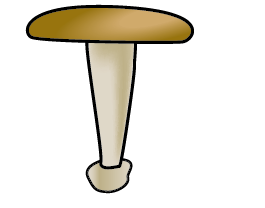
#> input picture CV_NLP_Basic_Format/Q1/images/0.png, 265 x 208 px; its folder holds 4 pictures in this run
$ jupyter execute --allow-errors Q1_Decision_Tree.ipynb   (shell and % lines are left out)
#> lines starting #> are read from the running program, lines starting #| are printed output that depends on the picture
### CV_NLP_Basic_Format/Q1/utils.py
from PIL import Image
import networkx as nx
import matplotlib.pyplot as plt
from networkx.drawing.nx_pydot import graphviz_layout

def generate_node_image(node_indices):
    image_paths = ["images/%d.png" % idx for idx in node_indices]
    images = [Image.open(x) for x in image_paths]
    widths, heights = zip(*(i.size for i in images))

    total_width = sum(widths)
    max_height = max(heights)

    new_im = Image.new('RGB', (total_width, max_height))

    x_offset = 0
    for im in images:
        new_im.paste(im, (x_offset,0))
        x_offset += im.size[0]

    new_im = new_im.resize((int(total_width*len(node_indices)/10), int(max_height*len(node_indices)/10)))

    return new_im


# [35 lines left out: function generate_split_viz, not called in this run]


def generate_tree_viz(root_indices, y, tree):

    G=nx.DiGraph()


    G.add_node(0,image= generate_node_image(root_indices))
    idx = 1
    root = 0

    num_images = [len(root_indices)]

    feature_name = ["Brown Cap", "Tapering Stalk Shape", "Solitary"]
    y_name = ["Poisonous","Edible"]

    decision_names = []
    leaf_names = []

    for i, level in enumerate(tree):
        indices_list = level[:2]
        for indices in indices_list:
            G.add_node(idx,image= generate_node_image(indices))
            G.add_edge(root, idx)

            # For visualization
            num_images.append(len(indices))
            idx += 1
            if i > 0:
                leaf_names.append("Leaf node: %s" % y_name[max(y[indices])])

        decision_names.append("Split on: %s" % feature_name[level[2]])
        root += 1


    node_names = decision_names + leaf_names
    pos = graphviz_layout(G, prog="dot")

    fig=plt.figure(figsize=(14, 10))
    ax=plt.subplot(111)
    ax.set_aspect('equal')
    nx.draw_networkx_edges(G,pos,ax=ax, arrows=True, arrowsize=40)

    trans=ax.transData.transform
    trans2=fig.transFigure.inverted().transform

    for idx, n in enumerate(G):
        xx,yy=trans(pos[n]) # figure coordinates
        xa,ya=trans2((xx,yy)) # axes coordinates
        piesize = num_images[idx]/25
        p2=piesize/2.0
        a = plt.axes([xa-p2,ya-p2, piesize, piesize])
        a.set_aspect('equal')
        a.imshow(G.nodes[n]['image'])
        a.axis('off')
        a.set_title(node_names[idx], y=-0.8, fontsize=13, loc="left")
    ax.axis('off')
    plt.show()

### CV_NLP_Basic_Format/Q1/Q1_Decision_Tree.ipynb
# Q1 Decision Trees

In this exercise, you will implement a decision tree from scratch and apply it to the task of classifying whether a mushroom is edible or poisonous.

# Outline
- [ 1 - Packages ](#1)
- [ 2 -  Problem Statement](#2)
- [ 3 - Dataset](#3)
  - [ 3.1 One hot encoded dataset](#3.1)
- [ 4 - Decision Tree Refresher](#4)
  - [ 4.1  Calculate entropy](#4.1)
    - [ Exercise 1](#ex01)
  - [ 4.2  Split dataset](#4.2)
    - [ Exercise 2](#ex02)
  - [ 4.3  Calculate information gain](#4.3)
    - [ Exercise 3](#ex03)
  - [ 4.4  Get best split](#4.4)
    - [ Exercise 4](#ex04)
- [ 5 - Building the tree](#5)

<a name="1"></a>
## 1 - Packages

First, let's run the cell below to import all the packages that you will need during this assignment.
- [numpy](https://www.numpy.org) is the fundamental package for working with matrices in Python.
- [matplotlib](https://matplotlib.org) is a famous library to plot graphs in Python.
- ``utils.py`` contains helper functions for this assignment. You do not need to modify code in this file.

[cell 1]
import numpy as np
import matplotlib.pyplot as plt
from utils import *

<a name="2"></a>
## 2 -  Problem Statement

Suppose you are starting a company that grows and sells wild mushrooms.
- Since not all mushrooms are edible, you'd like to be able to tell whether a given mushroom is edible or poisonous based on its physical attributes
- You have some existing data that you can use for this task.

Can you use the data to help you identify which mushrooms can be sold safely?

Note: The dataset used is for illustrative purposes only. It is not meant to be a guide on identifying edible mushrooms.

<a name="3"></a>
## 3 - Dataset

You will start by loading the dataset for this task. The dataset you have collected is as follows:

|                                                     | Cap Color | Stalk Shape | Solitary | Edible |
|:---------------------------------------------------:|:---------:|:-----------:|:--------:|:------:|
|  |   Brown   |   Tapering  |    Yes   |    1   |
|  |   Brown   |  Enlarging  |    Yes   |    1   |
|  |   Brown   |  Enlarging  |    No    |    0   |
|  |   Brown   |  Enlarging  |    No    |    0   |
|  |   Brown   |   Tapering  |    Yes   |    1   |
|  |    Red    |   Tapering  |    Yes   |    0   |
|  |    Red    |  Enlarging  |    No    |    0   |
|  |   Brown   |  Enlarging  |    Yes   |    1   |
|  |    Red    |   Tapering  |    No    |    1   |
|  |   Brown   |  Enlarging  |    No    |    0   |

-  You have 10 examples of mushrooms. For each example, you have
    - Three features
        - Cap Color (`Brown` or `Red`),
        - Stalk Shape (`Tapering (as in \/)` or `Enlarging (as in /\)`), and
        - Solitary (`Yes` or `No`)
    - Label
        - Edible (`1` indicating yes or `0` indicating poisonous)

<a name="3.1"></a>
### 3.1 One hot encoded dataset
For ease of implementation, we have one-hot encoded the features (turned them into 0 or 1 valued features)

|                                                    | Brown Cap | Tapering Stalk Shape | Solitary | Edible |
|:--------------------------------------------------:|:---------:|:--------------------:|:--------:|:------:|
|  |     1     |           1          |     1    |    1   |
|  |     1     |           0          |     1    |    1   |
|  |     1     |           0          |     0    |    0   |
|  |     1     |           0          |     0    |    0   |
|  |     1     |           1          |     1    |    1   |
|  |     0     |           1          |     1    |    0   |
|  |     0     |           0          |     0    |    0   |
|  |     1     |           0          |     1    |    1   |
|  |     0     |           1          |     0    |    1   |
|  |     1     |           0          |     0    |    0   |

Therefore,
- `X_train` contains three features for each example
    - Brown Color (A value of `1` indicates "Brown" cap color and `0` indicates "Red" cap color)
    - Tapering Shape (A value of `1` indicates "Tapering Stalk Shape" and `0` indicates "Enlarging" stalk shape)
    - Solitary  (A value of `1` indicates "Yes" and `0` indicates "No")

- `y_train` is whether the mushroom is edible
    - `y = 1` indicates edible
    - `y = 0` indicates poisonous

[cell 2]
X_train = np.array([[1,1,1],[1,0,1],[1,0,0],[1,0,0],[1,1,1],[0,1,1],[0,0,0],[1,0,1],[0,1,0],[1,0,0]])
y_train = np.array([1,1,0,0,1,0,0,1,1,0])

#### View the variables
Let's get more familiar with your dataset.
- A good place to start is to just print out each variable and see what it contains.

The code below prints the first few elements of `X_train` and the type of the variable.

[cell 3]
print("First few elements of X_train:\n", X_train[:5])
print("Type of X_train:",type(X_train))

Now, let's do the same for `y_train`

[cell 4]
print("First few elements of y_train:", y_train[:5])
print("Type of y_train:",type(y_train))

#### Check the dimensions of your variables

Another useful way to get familiar with your data is to view its dimensions.

Please print the shape of `X_train` and `y_train` and see how many training examples you have in your dataset.

[cell 5]
print ('The shape of X_train is:', X_train.shape)
print ('The shape of y_train is: ', y_train.shape)
print ('Number of training examples (m):', len(X_train))

<a name="4"></a>
## 4 - Decision Tree Refresher

Next, you will build a decision tree based on the dataset provided.

- Recall that the steps for building a decision tree are as follows:
    - Start with all examples at the root node
    - Calculate information gain for splitting on all possible features, and pick the one with the highest information gain
    - Split dataset according to the selected feature, and create left and right branches of the tree
    - Keep repeating splitting process until stopping criteria is met


- In this question, you'll implement the following functions, which will let you split a node into left and right branches using the feature with the highest information gain
    - Calculate the entropy at a node
    - Split the dataset at a node into left and right branches based on a given feature
    - Calculate the information gain from splitting on a given feature
    - Choose the feature that maximizes information gain

- We'll then use the helper functions you've implemented to build a decision tree by repeating the splitting process until the stopping criteria is met
    - For this question, the stopping criteria we've chosen is setting a maximum depth of 2

<a name="4.1"></a>
### 4.1  Calculate entropy

First, you'll write a helper function called `compute_entropy` that computes the entropy (measure of impurity) at a node.
- The function takes in a numpy array (`y`) that indicates whether the examples in that node are edible (`1`) or poisonous(`0`)

Complete the `compute_entropy()` function below to:
* Compute $p_1$, which is the fraction of examples that are edible (i.e. have value = `1` in `y`)
* The entropy is then calculated as

$$H(p_1) = -p_1 \text{log}_2(p_1) - (1- p_1) \text{log}_2(1- p_1)$$
* Note
    * The log is calculated with base $2$

Please complete the `compute_entropy()` function using the previous instructions.

[cell 6]
def compute_entropy(y):
    """
    Computes the entropy for

    Args:
       y (ndarray): Numpy array indicating whether each example at a node is
           edible (`1`) or poisonous (`0`)

    Returns:
        entropy (float): Entropy at that node

    """
    # You need to return the following variables correctly

    ### START CODE HERE ###
    if len(y) == 0:
        return 0.
    y_1 = np.sum(y) / len(y)
    if y_1 == 0 or y_1 == 1:
        return 0.
    entropy = - y_1 * np.log2(y_1) - (1 - y_1) * np.log2(y_1)


    ### END CODE HERE ###

    return entropy

<a name="4.2"></a>
### 4.2  Split dataset

Next, you'll write a helper function called `split_dataset` that takes in the data at a node and a feature to split on and splits it into left and right branches. Later in the lab, you'll implement code to calculate how good the split is.

- The function takes in the training data, the list of indices of data points at that node, along with the feature to split on.
- It splits the data and returns the subset of indices at the left and the right branch.
- For example, say we're starting at the root node (so `node_indices = [0,1,2,3,4,5,6,7,8,9]`), and we chose to split on feature `0`, which is whether or not the example has a brown cap.
    - The output of the function is then, `left_indices = [0,1,2,3,4,7,9]` (data points with brown cap) and `right_indices = [5,6,8]` (data points without a brown cap)


|       |                                                    | Brown Cap | Tapering Stalk Shape | Solitary | Edible |
|-------|:--------------------------------------------------:|:---------:|:--------------------:|:--------:|:------:|
| 0     |  |     1     |           1          |     1    |    1   |
| 1     |  |     1     |           0          |     1    |    1   |
| 2     |  |     1     |           0          |     0    |    0   |
| 3     |  |     1     |           0          |     0    |    0   |
| 4     |  |     1     |           1          |     1    |    1   |
| 5     |  |     0     |           1          |     1    |    0   |
| 6     |  |     0     |           0          |     0    |    0   |
| 7     |  |     1     |           0          |     1    |    1   |
| 8     |  |     0     |           1          |     0    |    1   |
| 9     |  |     1     |           0          |     0    |    0   |

Please complete the `split_dataset()` function shown below

- For each index in `node_indices`
    - If the value of `X` at that index for that feature is `1`, add the index to `left_indices`
    - If the value of `X` at that index for that feature is `0`, add the index to `right_indices`

[cell 7]
def split_dataset(X, node_indices, feature):
    """
    Splits the data at the given node into
    left and right branches

    Args:
        X (ndarray):             Data matrix of shape(n_samples, n_features)
        node_indices (list):     List containing the active indices. I.e, the samples being considered at this step.
        feature (int):           Index of feature to split on

    Returns:
        left_indices (list):     Indices with feature value == 1
        right_indices (list):    Indices with feature value == 0
    """

    # You need to return the following variables correctly
    left_indices = []
    right_indices = []

    ### START CODE HERE ###
    for node_indice in node_indices:
        if X[node_indice][feature] == 1:
            left_indices.append(node_indice)
        else:
            right_indices.append(node_indice)


    ### END CODE HERE ###

    return left_indices, right_indices

<a name="4.3"></a>
### 4.3  Calculate information gain

Next, you'll write a function called `information_gain` that takes in the training data, the indices at a node and a feature to split on and returns the information gain from the split.

Please complete the `compute_information_gain()` function shown below to compute

$$\text{Information Gain} = H(p_1^\text{node})- (w^{\text{left}}H(p_1^\text{left}) + w^{\text{right}}H(p_1^\text{right}))$$

where
- $H(p_1^\text{node})$ is entropy at the node
- $H(p_1^\text{left})$ and $H(p_1^\text{right})$ are the entropies at the left and the right branches resulting from the split
- $w^{\text{left}}$ and $w^{\text{right}}$ are the proportion of examples at the left and right branch, respectively

Note:
- You can use the `compute_entropy()` function that you implemented above to calculate the entropy
- We've provided some starter code that uses the `split_dataset()` function you implemented above to split the dataset

[cell 8]
def compute_information_gain(X, y, node_indices, feature):

    """
    Compute the information of splitting the node on a given feature

    Args:
        X (ndarray):            Data matrix of shape(n_samples, n_features)
        y (array like):         list or ndarray with n_samples containing the target variable
        node_indices (ndarray): List containing the active indices. I.e, the samples being considered in this step.
        feature (int):           Index of feature to split on

    Returns:
        cost (float):        Cost computed

    """
    # Split dataset
    left_indices, right_indices = split_dataset(X, node_indices, feature)

    # Some useful variables
    X_node, y_node = X[node_indices], y[node_indices]
    X_left, y_left = X[left_indices], y[left_indices]
    X_right, y_right = X[right_indices], y[right_indices]

    # You need to return the following variables correctly

    ### START CODE HERE ###

    information_gain = (compute_entropy(y_node) -
                        ((len(y_left) / len(y_node)) * compute_entropy(y_left) +
                         (len(y_right) / len(y_node)) * compute_entropy(y_right)))


    ### END CODE HERE ###

    return information_gain

<a name="4.4"></a>
### 4.4  Get best split
Now let's write a function to get the best feature to split on by computing the information gain from each feature as we did above and returning the feature that gives the maximum information gain

Please complete the `get_best_split()` function shown below.
- The function takes in the training data, along with the indices of datapoint at that node
- The output of the function is the feature that gives the maximum information gain
    - You can use the `compute_information_gain()` function to iterate through the features and calculate the information for each feature
If you get stuck, you can check out the hints presented after the cell below to help you with the implementation.

[cell 9]
def get_best_split(X, y, node_indices):
    """
    Returns the optimal feature and threshold value
    to split the node data

    Args:
        X (ndarray):            Data matrix of shape(n_samples, n_features)
        y (array like):         list or ndarray with n_samples containing the target variable
        node_indices (ndarray): List containing the active indices. I.e, the samples being considered in this step.

    Returns:
        best_feature (int):     The index of the best feature to split
    """

    # Some useful variables
    num_features = X.shape[1]

    # You need to return the following variables correctly
    max_info = -99999
    best_feature = -99999
    ### START CODE HERE ###

    for i in range(X.shape[1]):
        info = compute_information_gain(X, y, node_indices, i)
        if info > max_info:
            best_feature = i
            max_info = info

    ### END CODE HERE ##

    return best_feature

<a name="5"></a>
## 5 - Building the tree

In this section, we use the functions you implemented above to generate a decision tree by successively picking the best feature to split on until we reach the stopping criteria (maximum depth is 2).

[cell 10]
# Not graded
tree = []

def build_tree_recursive(X, y, node_indices, branch_name, max_depth, current_depth):
    """
    Build a tree using the recursive algorithm that split the dataset into 2 subgroups at each node.
    This function just prints the tree.

    Args:
        X (ndarray):            Data matrix of shape(n_samples, n_features)
        y (array like):         list or ndarray with n_samples containing the target variable
        node_indices (ndarray): List containing the active indices. I.e, the samples being considered in this step.
        branch_name (string):   Name of the branch. ['Root', 'Left', 'Right']
        max_depth (int):        Max depth of the resulting tree.
        current_depth (int):    Current depth. Parameter used during recursive call.

    """

    # Maximum depth reached - stop splitting
    if current_depth == max_depth:
        formatting = " "*current_depth + "-"*current_depth
        print(formatting, "%s leaf node with indices" % branch_name, node_indices)
        return

    # Otherwise, get best split and split the data
    # Get the best feature and threshold at this node
    best_feature = get_best_split(X, y, node_indices)

    formatting = "-"*current_depth
    print("%s Depth %d, %s: Split on feature: %d" % (formatting, current_depth, branch_name, best_feature))

    # Split the dataset at the best feature
    left_indices, right_indices = split_dataset(X, node_indices, best_feature)
    tree.append((left_indices, right_indices, best_feature))

    # continue splitting the left and the right child. Increment current depth
    build_tree_recursive(X, y, left_indices, "Left", max_depth, current_depth+1)
    build_tree_recursive(X, y, right_indices, "Right", max_depth, current_depth+1)

[cell 11]
root_indices = [0, 1, 2, 3, 4, 5, 6, 7, 8, 9]
build_tree_recursive(X_train, y_train, root_indices, "Root", max_depth=2, current_depth=0)
#> (the rest of this cell did not finish here and is left out)

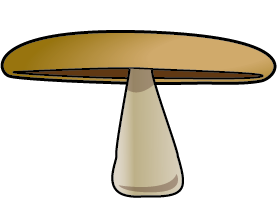
#> input picture CV_NLP_Basic_Format/Q1/images/1.png, 280 x 222 px
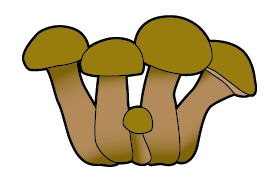
#> input picture CV_NLP_Basic_Format/Q1/images/2.png, 280 x 177 px
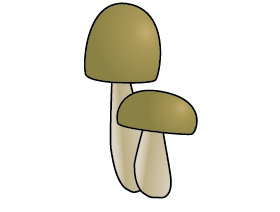
#> input picture CV_NLP_Basic_Format/Q1/images/3.png, 280 x 212 px
